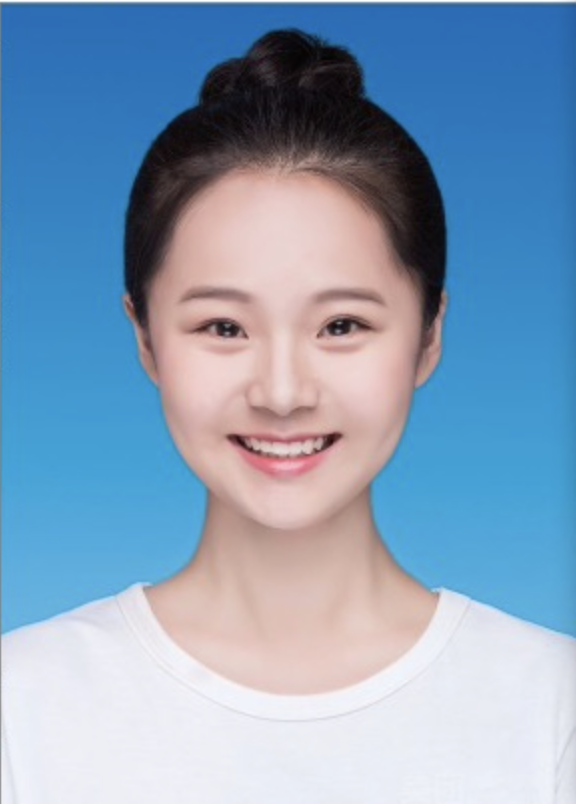
#> input picture 公众号学习/girl.png, 576 x 806 px
$ python '图片换底色01.py'   (older library calls are emulated)
#> lines starting #> are read from the running program, lines starting #| are printed output that depends on the picture; after the words box and inside, x2 and y2 are one past the last pixel; in counts of white or black regions, pixels touching at a corner belong together
import cv2

# 打开图像文件
img = cv2.imread('girl.png')
#> img is the input picture: shape (806, 576, 3); mean B, G, R 185.6, 158.9, 133.5

# 显示图像
cv2.imshow('Original Image', img)

# 转换为灰度图像
gray_img = cv2.cvtColor(img, cv2.COLOR_BGR2GRAY)
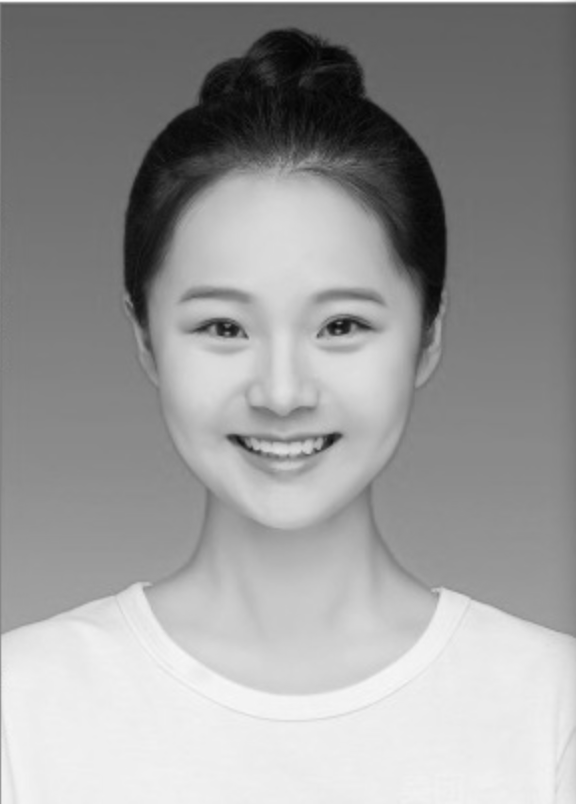
#> gray_img: shape (806, 576); min 3, max 255, mean 154.3

# 显示灰度图像
cv2.imshow('Grayscale Image', gray_img)

# 二值化处理
thresh = 100  # 阈值可调
max_value = 255
ret, bin_img = cv2.threshold(gray_img, thresh, max_value, cv2.THRESH_BINARY)
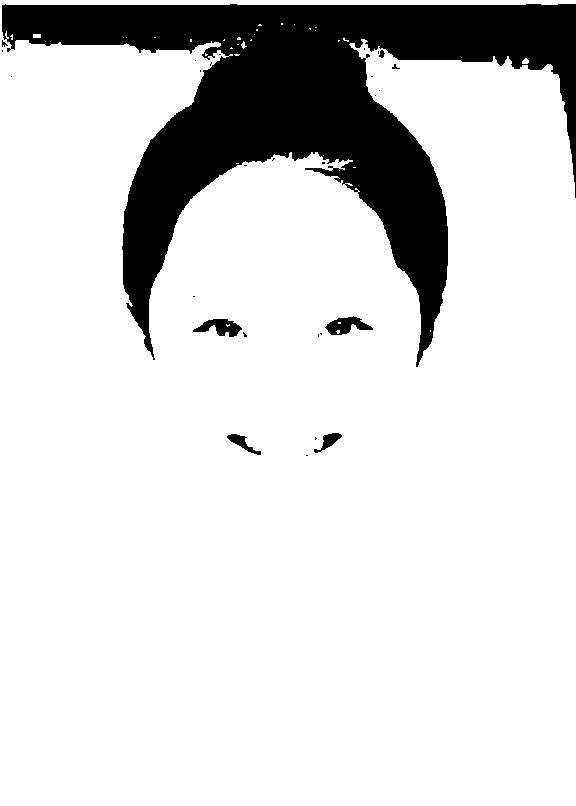
#> bin_img: shape (806, 576); 84.8% white; 28 black regions (21 under 20 px), largest, box (x1, y1, x2, y2) and area: (2, 4, 576, 367) 68868, (325, 316, 373, 335) 490, (193, 319, 242, 337) 485
#> ret = 100

# 显示二值化图像
cv2.imshow('Binary Image', bin_img)

# 3x3均值滤波
kernel = (3, 3)
avg_img = cv2.blur(img, kernel)

# 显示3x3均值滤波后的图像
cv2.imshow('3x3 Averaging Image', avg_img)

# 3x3均值滤波
kernel = (3, 3)
avg_img = cv2.blur(img, kernel)

# 显示3x3均值滤波后的图像
cv2.imshow('3x3 Averaging Image', avg_img)

# 拉普拉斯4领域锐化
laplacian_img = cv2.Laplacian(gray_img, cv2.CV_64F, ksize=3)
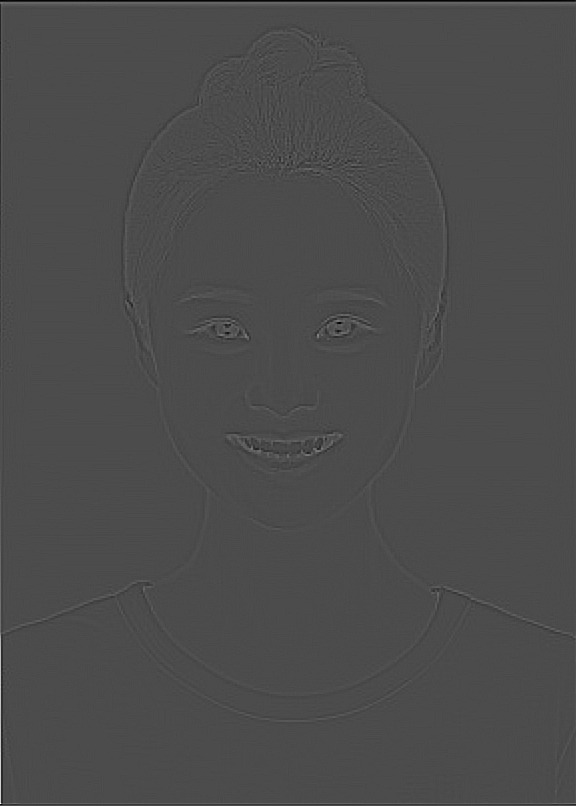
#> laplacian_img: shape (806, 576) float64; min -260, max 612, mean -0.1; drawn with min black and max white

# 显示拉普拉斯锐化后的图像
cv2.imshow('Laplacian Image', laplacian_img)
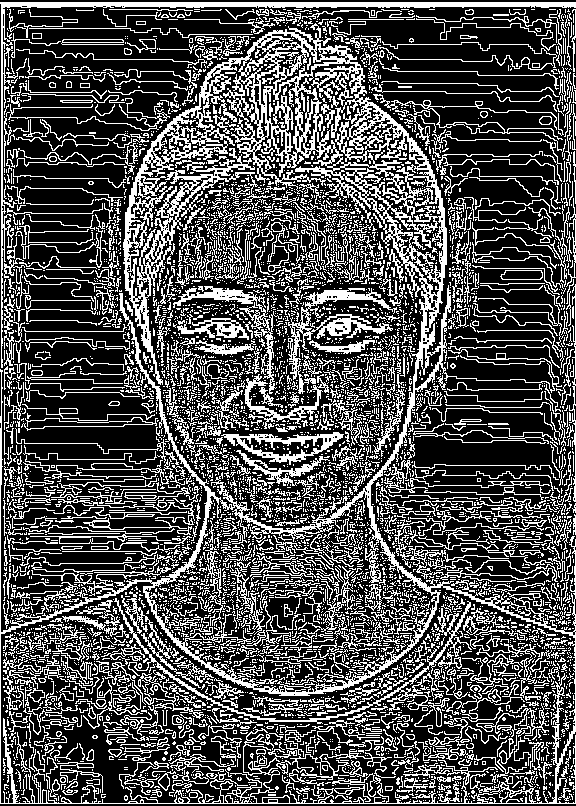
#> window 'Laplacian Image': shape (806, 576); 31.2% white in thin lines or dots

# 边缘检测
canny_img = cv2.Canny(gray_img, 100, 200)
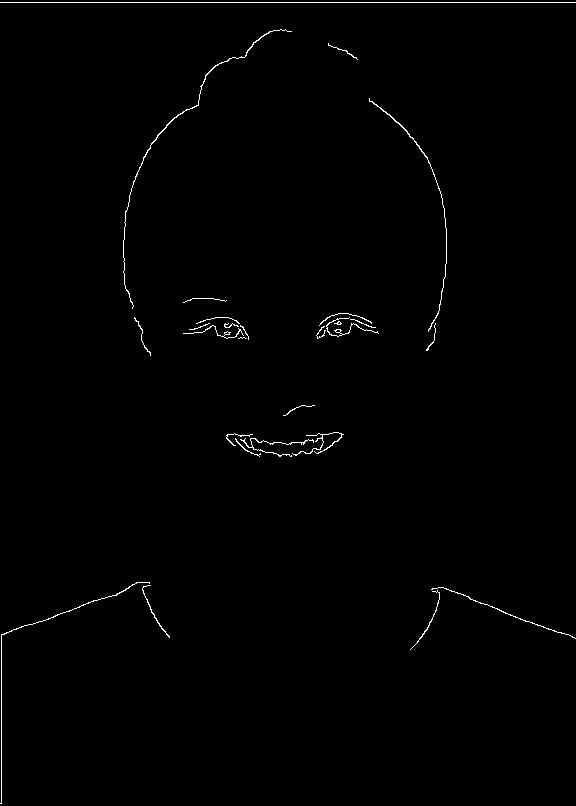
#> canny_img: shape (806, 576); 0.67% white in thin lines or dots

# 显示边缘检测后的图像
cv2.imshow('Canny Image', canny_img)

# 计算图像的直方图
hist = cv2.calcHist([gray_img], [0], None, [256], [0, 256])
#> hist = 256 values, max 15214 at index 238, min 0 at index 0, mean 1813.5

# 显示图像的直方图
import matplotlib.pyplot as plt
plt.plot(hist)

# 等待用户按下任意按键
cv2.waitKey(0)

# 保存处理后的图像
cv2.imwrite('processed_image.jpg', canny_img)

# 关闭所有窗口
cv2.destroyAllWindows()
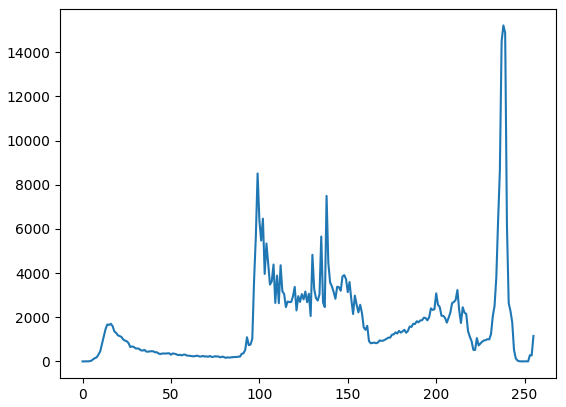
#> figure drawn by matplotlib, 1 panel; curve peaks at x = 238, y = 15214
